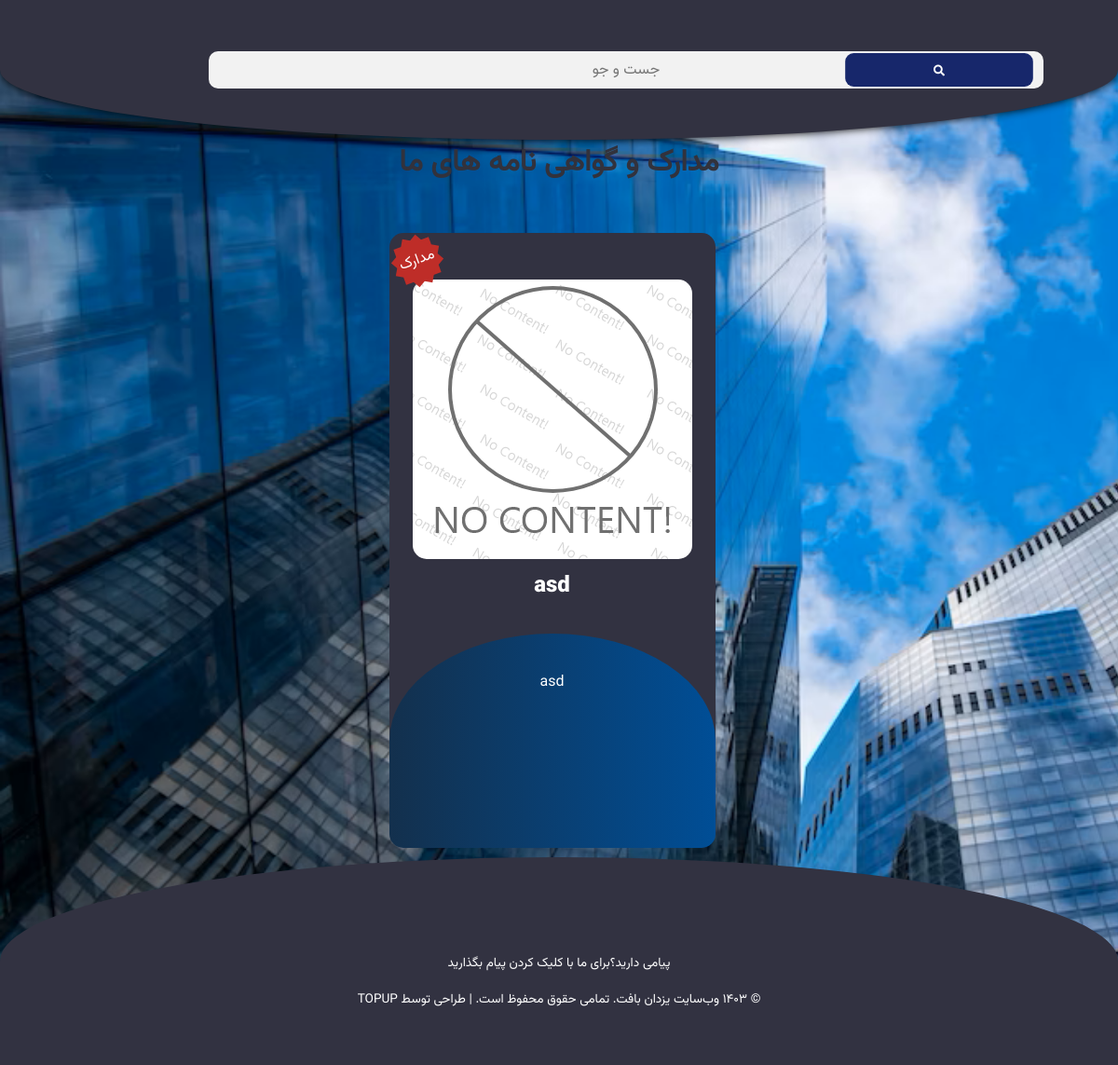
The app's page /certificate/ with its own data.
### licences/models.py (models this page shows)
class License(models.Model):
    image = models.ImageField(upload_to='static/images/')
    title = models.CharField(max_length=50)
    caption = models.TextField(max_length=100)

### licences/views.py (the view)
# urls.py: path('certificate/', views.licence),
def licence(request):
    certificates = License.objects.all()
    return render(request, 'certificates.html', {'licences': certificates})

### home/templates/certificates.html (shortened to what this page needs)
<!DOCTYPE html>
<html lang="en">
<head>
    <link rel="stylesheet" href="https://use.fontawesome.com/releases/v5.15.4/css/all.css">
    <link rel="stylesheet" href="../static/css/certificates.css">
</head>
<body>
    <nav class="nav">
        <div class="search-box">
            <form action="/search/" method="POST">
                <label>
                    <input type ="text" name ="search" id ="srch" placeholder="جست و جو">
                </label>
                <button type ="submit"><i class="fa fa-search"></i></button>
            </form>
        </div>
    </nav>
    <h1 class="main-title">مدارک و گواهی نامه های ما</h1>
    <section class="row">
        {% for item in licences %}
            <article class="col">
                <span class="sale">مدارک</span>
                <figure class="figure">
                    <div class="modal-img">
                        <img class="img" src="../../{{ item.image }}" alt="Image 1" onclick="openModal('../../{{ item.image }}')">
                    </div>
                    <h2 class="title">{{ item.title }}</h2>
                    <figcaption class="caption">{{ item.caption }}</figcaption>
                </figure>
            </article>
        {% endfor %}
    </section>
        <footer class="footer">
            <div class="section-center">
                <div class="social-icons">
            </div>
            <a class="footer-text" href="/contact-us">پیامی دارید؟برای ما با کلیک کردن پیام بگذارید</a>
            <p class="footer-text">&copy; ۱۴۰۳ وب‌سایت یزدان بافت. تمامی حقوق محفوظ است. | طراحی توسط TopUP</p>
            </div>
        </footer>
</body>
</html>

### home/static/css/certificates.css (style rules this page uses)
* { margin: 0; padding: 0; box-sizing: border-box; transition: all .2s; }
:root { --primaryColor: #a82424; --secondaryColor: #52353d; --mainDark: #52353d; --mainWhite: #fff; --mainGrey: #e5e5e5; --slantedText: "Grand Hotel", cursive; --mainTransition: all 0.3s linear; --letterSpacing: 0.5rem; }
body { background: url("../images/photo-1617526738882-1ea945ce3e56.png"); background-size: cover; background-repeat: no-repeat; font-family: font1; direction: rtl; }
.nav { border-radius: 0 0 50% 50%; position: fixed; top: 0; left: 0; width:100%; height: 150px; padding-right: 30px; display: flex; justify-content: space-between; align-items: center; z-index: 99; box-shadow: 0 0 10px #000; background: rgb(50, 50, 65); }
.nav .search-box { flex: 1; position: relative; }
.search-box input { width:100%; height: 40px; border: none; outline: none; background:#f2f2f2; border-radius: 10px; font-family: font1; color:black; font-size: 16px; padding-left: 5px; padding-right: 40px; text-align: center; }
.search-box button { cursor: pointer; width:40px; height: 40px; border-radius: 10px; border:none; position: absolute; top:0; right: 0; transform: scale(0.9); background: rgb(23, 39, 107); color: #fff; }
@media screen and (max-width: 1215px) { .search-box { flex: 2; margin-right: auto; } }
@media screen and (max-width: 1215px) { .search-box input { width: 80%; padding-right: 5px; padding-left: 5px; } }
@media screen and (max-width: 1215px) { .search-box button { width: 20%; } }
.row { text-align: center; width: auto; min-width: 350px; max-width: 100%; min-height: 100%; padding: 20px 160px; }
.row .col { margin-right: 15px; margin-top: 30px; display: inline-block; width: 350px; height: 650px; background-color: rgb(50, 50, 65); text-align: center; border-radius: 15px; transition: .3s; }
.img { margin: 20px; border-radius: 15px; max-width: 300px; max-height: 300px; transition: 0.3s; }
.modal-img { display: flex; flex-wrap: wrap; justify-content: center; }
.modal-img img { margin: 10px; cursor: pointer; }
@media screen and (max-width: 1200px) { .modal-img { width: 100% } }
.title { height: 70px; font-family: font2; color: #fff; }
.main-title { margin-top: 150px; text-align: center; color: rgb(50, 50, 60); }
.caption { color: white; height: 230px; padding: 40px; text-align: center; background: linear-gradient( to left, #004e96, #13304d ); border-radius: 50% 50% 15px 15px }
.footer { border-radius: 50% 50% 0 0; background-color: rgb(50, 50, 65); text-align: center; padding: 60px; }
.footer-text { text-transform: uppercase; color: var(--mainWhite); margin-top: 1rem; font-size: 0.85rem; }
.footer a { text-decoration: none; }

### records on screen
License: image (placeholder picture), title "asd", caption "asd"
